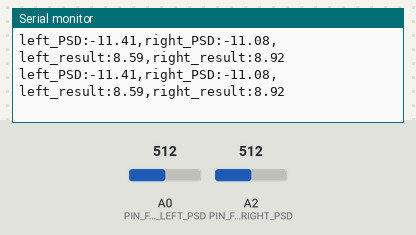
This sketch was run on a simulated Arduino Uno, built with avr-gcc and run on an emulated ATmega328P. On the bench: the last lines printed to the serial monitor. The inputs (shaded band) are chosen by the test bench; at power-on: A0 (PIN_FRONT_LEFT_PSD) = 512, A2 (PIN_FRONT_RIGHT_PSD) = 512.

Above: at 1.2 s.
1.3 s: A0 (PIN_FRONT_LEFT_PSD) set to 0
At 2.2 s:
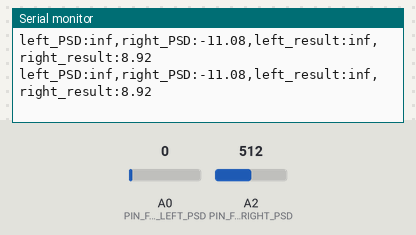
3.2 s: A2 (PIN_FRONT_RIGHT_PSD) set to 306
At 3.7 s:
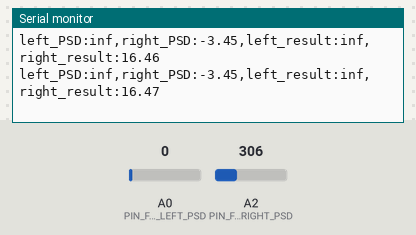
6.2 s: A0 (PIN_FRONT_LEFT_PSD) set to 122
At 7.2 s:
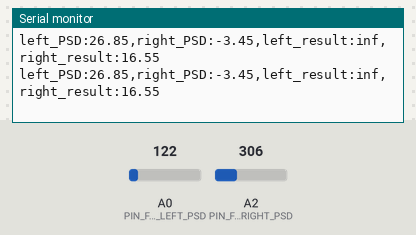
8.1 s: A2 (PIN_FRONT_RIGHT_PSD) set to 122
At 8.8 s:
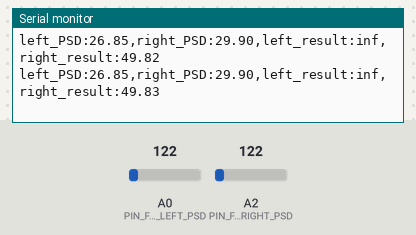
11.1 s: A2 (PIN_FRONT_RIGHT_PSD) set to 0
At 12.0 s:
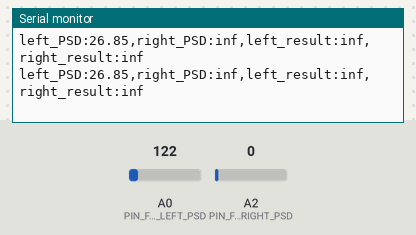
13.0 s: A0 (PIN_FRONT_LEFT_PSD) set to 511
At 13.8 s:
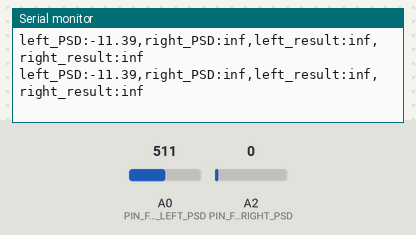
Timing chart, 0 to 14.2 s (numbered marks = the images above; inputs shaded):
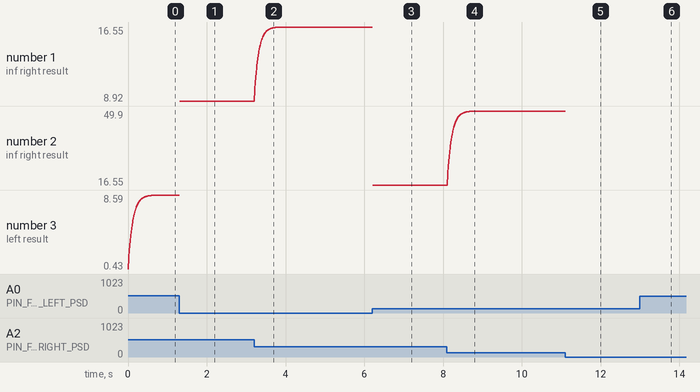

The sketch:

MobileManipulator-Blackberry-09-04-PSD-EWMA.ino
```cpp
//////////////  전방 PSD센서

#define PIN_FRONT_LEFT_PSD    A0 // 매니퓰레이터 전방 좌측 PSD센서 연결 핀
#define PIN_FRONT_RIGHT_PSD   A2 // 매니퓰레이터 전방 우측 PSD센서 연결 핀

#define LEFT_PSD_INDEX    0  // readings변수에서 좌측 PSD값이 저장된 인덱스
#define RIGHT_PSD_INDEX   1  // readings변수에서 우측 PSD값이 저장된 인덱스

#define PSD_CNT           2  // PSD가 두 개 있음 (좌/우)

//////////////  지수가중이동평균필터

const float prevValueWeight = 0.95; // 값이 크면 필터링 효과 커짐
float distance[PSD_CNT];            // 센서값으로 구해진 거리
float result[PSD_CNT];              // 결과 값

//////////////  시리얼모니터 출력 관련

#define PRINT_RAW_SENSOR_VALUE

void setup() {
  Serial.begin(115200);

  // distance, result 초기화
  for (int16_t thisPSD = 0; thisPSD < PSD_CNT; thisPSD++)
  {
    distance[thisPSD] = 0;
    result[thisPSD] = 0;
  }
}

void loop() {
  // 현재 거리 값 계산
  //distance[LEFT_PSD_INDEX] = 1/((analogRead( PIN_FRONT_LEFT_PSD )*2.059e-4) - 1.473e-3);
  //distance[RIGHT_PSD_INDEX] = 1/((analogRead( PIN_FRONT_RIGHT_PSD )*2.773e-4) - 3.84e-2);

  distance[LEFT_PSD_INDEX] = 13768 * pow(analogRead( PIN_FRONT_LEFT_PSD ), -1.183);
  distance[RIGHT_PSD_INDEX] = 15911 * pow(analogRead( PIN_FRONT_RIGHT_PSD ), -1.2);

  // 이전 결과 값 비율을 줄이고 현재 거리 값을 결과에 반영하여 결과에 저장
  result[LEFT_PSD_INDEX] = prevValueWeight*result[LEFT_PSD_INDEX]
                            + (1 - prevValueWeight)*distance[LEFT_PSD_INDEX];
  result[RIGHT_PSD_INDEX] = prevValueWeight*result[RIGHT_PSD_INDEX]
                            + (1 - prevValueWeight)*distance[RIGHT_PSD_INDEX];

#ifdef PRINT_RAW_SENSOR_VALUE
  Serial.print("left_PSD:");
  Serial.print(distance[LEFT_PSD_INDEX]-20); // 그래프가 겹치면 잘 안보여서
  Serial.print(",right_PSD:");              // 그래프를 내리기 위해 임의의 값을 뺌
  Serial.print(distance[RIGHT_PSD_INDEX]-20);
  Serial.print(",left_result:");
#else
  Serial.print("left_result:");
#endif
  Serial.print(result[LEFT_PSD_INDEX]);
  Serial.print(",right_result:");
  Serial.println(result[RIGHT_PSD_INDEX]);
}
```

Measured:
- after the input at 3.2 s, the serial monitor: prints a new line at once (image 2)
- after the input at 8.1 s, the serial monitor: prints a new line at once (image 4)
- after the input at 13.0 s, the serial monitor: prints a new line at once (image 6)
- plotted number 1: 8.92 → 16.55 after the input at 3.2 s
- plotted number 2: 16.55 → 49.9 after the input at 8.1 s
